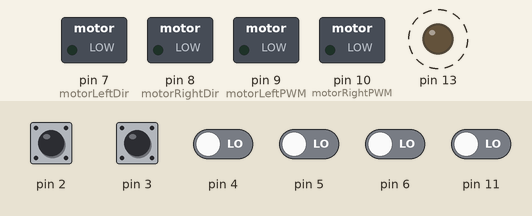
This sketch was run on a simulated Arduino Uno, built with avr-gcc and run on an emulated ATmega328P. Parts: switched loads named in the sketch (green lamp = pin HIGH), output pins drawn as LEDs (lit = HIGH). Dashed ring = blinking. The inputs (shaded band) are chosen by the test bench; at power-on: pin 2, pin 3 HIGH, pin 4–6, pin 11 LOW. What the sketch prints to the serial monitor is not drawn.

Above: at 0.2 s.
Timing chart, 0 to 3.0 s (numbered marks = the images above):
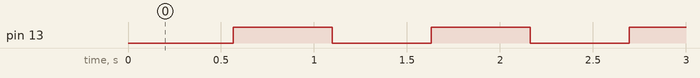

Measured:
- by itself, pin 13: alternates HIGH for 0.53 s and LOW for 0.53 s, 5 changes in all, then stays HIGH

The sketch:

wrec_2war.ino
```cpp
/*
 *
 *  Software for WREC 2-Wheel Automomous Robot
 *
 */

#define SERIAL_DEBUG

// constants

// operating modes
#define modeStartup             0
#define modeSelection            1
#define modeObstacleAvoidance   2
#define modeLineFollower        3
#define modeMazeWalled          4
#define modeMazeLined           5
#define modeCompassGoal         6
#define modeDemo                7
#define modeUser1               8

// encoders
#define ENCODER_RIGHT           2
#define ENCODER_LEFT            3

//#define abs(X) ((X < 0) ? -1 * X : X)

// obstacle sensors
#define OS_LEFT_LEFT            4
#define OS_LEFT                 5
#define OS_RIGHT                6
#define OS_RIGHT_RIGHT          11

// motor control pins
#define motorLeftDir 7
#define motorLeftPWM 9
#define motorRightDir 8
#define motorRightPWM 10
#define motorForward LOW
#define motorReverse HIGH

// default speed
const int baseSpeed = 100;

// global variables
int mode = modeStartup;

unsigned long startTime;

int led = 13;
unsigned long ledStartTime= 0;
int ledCount = 0;
int ledStatus = 0;

// encoder variables
volatile int encoderRightCount = 0;
volatile int encoderLeftCount = 0;

// motor variables
int leftPower = 0;
int rightPower = 0;

void setup() {

   // save start time for future reference
   startTime = millis();

   // initilize serial port
   #ifdef SERIAL_DEBUG
   Serial.begin(9600);
   #endif

   // initialze onboard LED
   ledSetup(led);

  // setup wheel encoders
  encoderSetup();

  // setup motors
  motorSetup(motorLeftDir,motorLeftPWM,motorRightDir,motorRightPWM);

}

void loop() {

  // global loop actions

  #ifdef SERIAL_DEBUG
  Serial.print("Encoders: ");
  Serial.print(encoderLeftCount);
  Serial.print(" : ");
  Serial.println(encoderRightCount);
  #endif


  // mode specific loop actions

  if (mode == modeStartup) {
    doStartupMode();
  } else if (mode == modeSelection) {
    doSelectionMode();
  } else if (mode == modeObstacleAvoidance) {

  } else if (mode == modeLineFollower) {

  } else if (mode == modeMazeWalled) {

  } else if (mode == modeMazeLined) {

  } else if (mode == modeCompassGoal) {

  } else if (mode == modeDemo) {
    doDemoMode();
  } else if (mode == modeUser1) {
    doUser1Mode();
  };


}

// user mode 1
int doUser1Mode() {
  #ifdef SERIAL_DEBUG
  Serial.println("MODE: user 1");
  #endif


}

// demo mode
int doDemoMode() {
  #ifdef SERIAL_DEBUG
  Serial.println("MODE: demo");
  #endif


  goForward(baseSpeed);


}


// selection mode
int doSelectionMode() {
  #ifdef SERIAL_DEBUG
  Serial.println("MODE: selection");
  #endif

  int selval = 0;
  if (ledSignal(3,500,500)) {
    selval = checkAllObstacleSensors();
    if (selval ==  0) {
      // default mode
      mode = modeDemo;

    } else if (selval == 1) {
      // demo
      mode = modeDemo;

    } else if (selval == 2) {
      // user
      mode = modeUser1;

    } else if (selval == 3) {
      // walled maze
      mode = modeMazeWalled;

    } else if (selval == 4) {
      // obstacle avoidance
      mode = modeObstacleAvoidance;

    } else if (selval == 6) {
      // compass goal

    } else if (selval == 8) {
      // line follower
      mode = modeLineFollower;

    } else if (selval == 12) {
      // lined maze
      mode = modeMazeLined;

    } else {
      // default mode
      mode = modeDemo;
    }
  };


}

// startup mode
int doStartupMode() {
  #ifdef SERIAL_DEBUG
  Serial.println("MODE: startup");
  #endif

  if (ledSignal(3,500,500)) {

    if (checkObstacleSensor(OS_LEFT_LEFT)) {
      #ifdef SERIAL_DEBUG
      Serial.println("going to selection");
      #endif

      mode = modeSelection;
    } else {
      #ifdef SERIAL_DEBUG
      Serial.println("going to demo");
      #endif

      mode = modeDemo;
    };
  };

}

int motorSetup(int leftDir,int leftPWM,int rightDir,int rightPWM) {
    pinMode(leftDir, OUTPUT);
    pinMode(leftPWM, OUTPUT);
    pinMode(rightDir, OUTPUT);
    pinMode(rightPWM, OUTPUT);
    goStop();
}

int goForward(int speed) {

  digitalWrite(motorLeftDir, motorForward);
  digitalWrite(motorRightDir, motorForward);
  analogWrite(motorLeftPWM, speed);
  analogWrite(motorRightPWM, speed);
}

int goBackwards(int speed) {

  digitalWrite(motorLeftDir, motorReverse);
  digitalWrite(motorRightDir, motorReverse);
  analogWrite(motorLeftPWM, speed);
  analogWrite(motorRightPWM, speed);
}

int goRotateLeft(int speed) {
  digitalWrite(motorLeftDir, motorReverse);
  digitalWrite(motorRightDir, motorForward);
  analogWrite(motorLeftPWM, speed);
  analogWrite(motorRightPWM, speed);
}

int goRotateRight(int speed) {
  digitalWrite(motorLeftDir, motorForward);
  digitalWrite(motorRightDir, motorReverse);
  analogWrite(motorLeftPWM, speed);
  analogWrite(motorRightPWM, speed);
}
int goStop() {
  analogWrite(motorLeftPWM, 0);
  analogWrite(motorRightPWM, 0);

}

// encoder functions
int encoderSetup() {
  attachInterrupt (digitalPinToInterrupt(2), encoderRightCounter, CHANGE);
  attachInterrupt (digitalPinToInterrupt(3), encoderLeftCounter, CHANGE);

  pinMode (2, INPUT);
  digitalWrite(2, HIGH);
  pinMode (3, INPUT);
  digitalWrite(3, HIGH);

}

void encoderRightCounter () {
  noInterrupts();
  encoderRightCount++;
  interrupts();
}

void encoderLeftCounter () {
  noInterrupts();
  encoderLeftCount++;
  interrupts();
}

// OA IR functions
int oaSetupAll() {
  oaSetup(OS_LEFT_LEFT);
  oaSetup(OS_LEFT);
  oaSetup(OS_RIGHT);
  oaSetup(OS_RIGHT_RIGHT);
}

int oaSetup(int pin) {
  pinMode(pin,INPUT);
}

int oaGet(int pin) {
  return digitalRead(pin);
}


// led functions
int ledSetup(int pin) {
  pinMode (pin, OUTPUT);
  ledOff(pin);
}

int ledOn(int pin) {
  digitalWrite (pin, HIGH);
  ledStatus = HIGH;
}

int ledOff(int pin) {
  digitalWrite (pin, LOW);
  ledStatus = LOW;
}

int ledSet(int pin, int value) {
  digitalWrite (pin, value);
  ledStatus = value;
}

int ledSignal(int count, unsigned long onDuration, unsigned long offDuration ) {
  int nowTime;
  if (ledCount < count) {
    nowTime = millis();
    if (ledStartTime == 0) {
        ledStartTime = nowTime;
    } else {
    if (ledStatus && ((nowTime - ledStartTime) > onDuration)) {
      ledSet(led,LOW);
      ledStartTime = nowTime;
    } else if (!ledStatus && ((nowTime - ledStartTime) > offDuration)) {
      ledSet(led,HIGH);
      ledStartTime = nowTime;
      ledCount++;
    };
    };
    return false;

  };
  return true;
}

int checkObstacleSensor(int pin) {
  #ifdef SERIAL_DEBUG
  Serial.println(oaGet(pin));
  #endif

  if (oaGet(pin) == LOW) {
    return true;
  }
  return false;

}

int checkAllObstacleSensors() {
  int val = 0;
  if (checkObstacleSensor(OS_LEFT_LEFT)) {
    val =+ 1;
  };

  if (checkObstacleSensor(OS_LEFT)) {
    val =+ 2;
  };

  if (checkObstacleSensor(OS_RIGHT)) {
    val =+ 4;
  };

  if (checkObstacleSensor(OS_RIGHT_RIGHT)) {
    val =+ 8;
  };
  return val;
}
```
